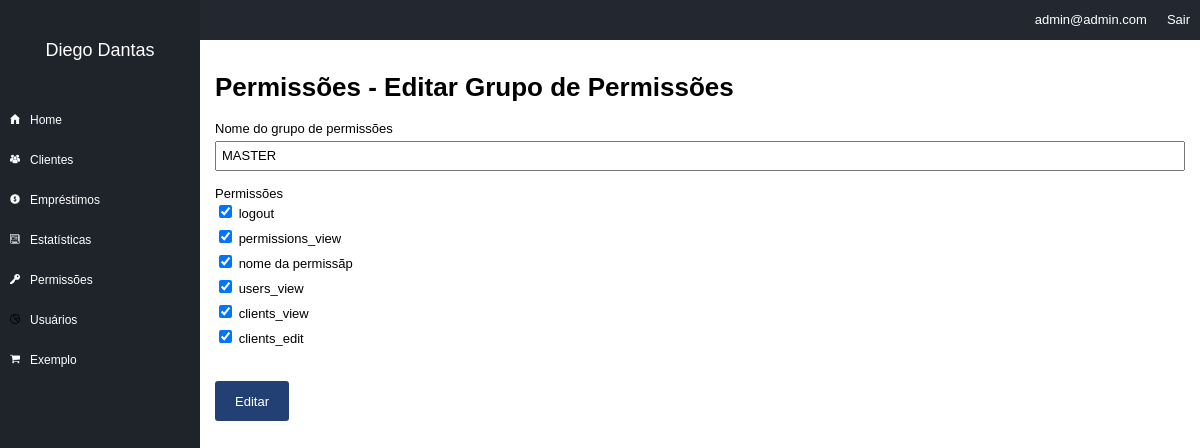
/permissions/edit_group/1 (signed in), run on an earlier commit of the app's database.
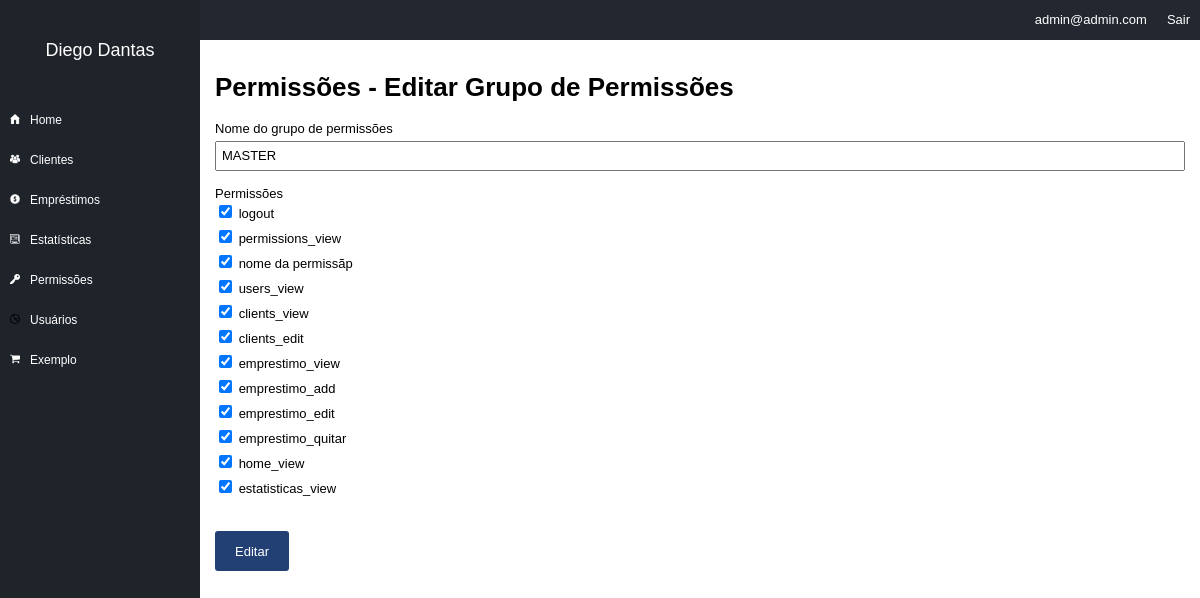
And on a later commit of the database.
### tables this page shows
CREATE TABLE `permission_params` (
  `id` int(11) NOT NULL,
  `id_company` int(11) NOT NULL,
  `name` varchar(100) NOT NULL
);

### core/Controller.php (called while the page is built, shortened)
<?php
class controller {
	public function loadTemplate($viewName, $viewData = array()) {
		include 'views/template.php';
	}
	public function loadViewInTemplate($viewName, $viewData) {
		extract($viewData);
		include 'views/'.$viewName.'.php';
	}
}

### core/Core.php (called while the page is built, shortened)
<?php
class Core {
	public function run() {
        $url = explode('index.php', $_SERVER['PHP_SELF']);
        $url = end($url);
		$params = array();
		if(!empty($url) && $url != '/') {
			$url = explode('/', $url);
			array_shift($url);
			array_shift($url);
			if(isset($url[0])) {
				$currentAction = $url[0];
				array_shift($url);
			} else {
				$currentAction = 'index';
			}
			if(count($url) > 0) {
				$params = $url;
			}
		} else {
			$currentController = 'homeController';
			$currentAction = 'index';
		}
		$c = new $currentController();
		call_user_func_array(array($c, $currentAction), $params);
	}
}

### index.php (called while the page is built, shortened)
<?php
require 'config.php';
$core = new Core();
$core->run();
?>

### core/Model.php (called while the page is built, shortened)
<?php
class model {
	public function __construct() {
		global $config;
		$this->db = new PDO("mysql:dbname=".$config['dbname'].";host=".$config['host'], $config['dbuser'], $config['dbpass']);
	}
}
?>

### config.php (called while the page is built, shortened)
<?php
$config = array();
if(ENVIRONMENT == 'development') {
	$config['dbname'] = 'financeiro';
	$config['host'] = 'localhost';
	$config['dbuser'] = 'root';
	$config['dbpass'] = '';
} else {
	$config['dbname'] = 'financeiro';
	$config['host'] = 'localhost';
	$config['dbuser'] = 'root';
	$config['dbpass'] = 'root';
}
?>

### models/Permissions.php (called while the page is built, shortened)
<?php
class Permissions extends model {
	public function getList($id_company) {
		$array = array();
		$sql = $this->db->prepare("SELECT * FROM permission_params WHERE id_company = :id_company");
		$sql->bindValue(":id_company", $id_company);
		$sql->execute();
		if($sql->rowCount() > 0) {
			$array = $sql->fetchAll();
		}
		return $array;
	}
	public function getGroup($id, $id_company) {
		$array = array();
		$sql = $this->db->prepare("SELECT * FROM permission_groups WHERE id = :id AND id_company = :id_company");
		$sql->bindValue(":id", $id);
		$sql->bindValue(":id_company", $id_company);
		$sql->execute();
		if($sql->rowCount() > 0) {
			$array = $sql->fetch();
			$array['params'] = explode(',', $array['params']);
		}
		return $array;
	}
}

### models/Users.php (called while the page is built, shortened)
<?php
class Users extends model {
	private $userInfo;
	public function setLoggedUser() {
		if(isset($_SESSION['ccUser']) && !empty($_SESSION['ccUser'])) {
			$id = $_SESSION['ccUser'];
			$sql = $this->db->prepare("SELECT * FROM users WHERE id = :id");
			$sql->bindValue(':id', $id);
			$sql->execute();
			if($sql->rowCount() > 0) {
				$this->userInfo = $sql->fetch();
			}
		}
	}
	public function getCompany() {
		if(isset($this->userInfo['id_company'])) {
			return $this->userInfo['id_company'];
		} else {
			return 0;
		}
	}
}

### views/permissions_editgroup.php (the view)
<h1>Permissões - Editar Grupo de Permissões</h1>
<form method="POST">
	<label for="name">Nome do grupo de permissões</label><br/>
	<input type="text" name="name" value="<?php echo $group_info['name']; ?>" /><br/><br/>
	<label>Permissões</label><br/>
	<?php foreach($permissions_list as $p): ?>
	<div class="p_item">
		<input type="checkbox" name="permissions[]" value="<?php echo $p['id']; ?>" id="p_<?php echo $p['id']; ?>" <?php echo (in_array($p['id'], $group_info['params']))?'checked="checked"':''; ?> />
		<label for="p_<?php echo $p['id']; ?>"><?php echo $p['name']; ?></label>
	</div>
	<?php endforeach; ?>
	<br/><br/>
	<input type="submit" value="Editar" />
</form>

What changed in the data, as far as the page shows it:
added permission_params: id "☑", name "emprestimo_view"
added permission_params: id "☑", name "emprestimo_add"
added permission_params: id "☑", name "emprestimo_edit"
added permission_params: id "☑", name "emprestimo_quitar"
added permission_params: id "☑", name "home_view"
added permission_params: id "☑", name "estatisticas_view"
